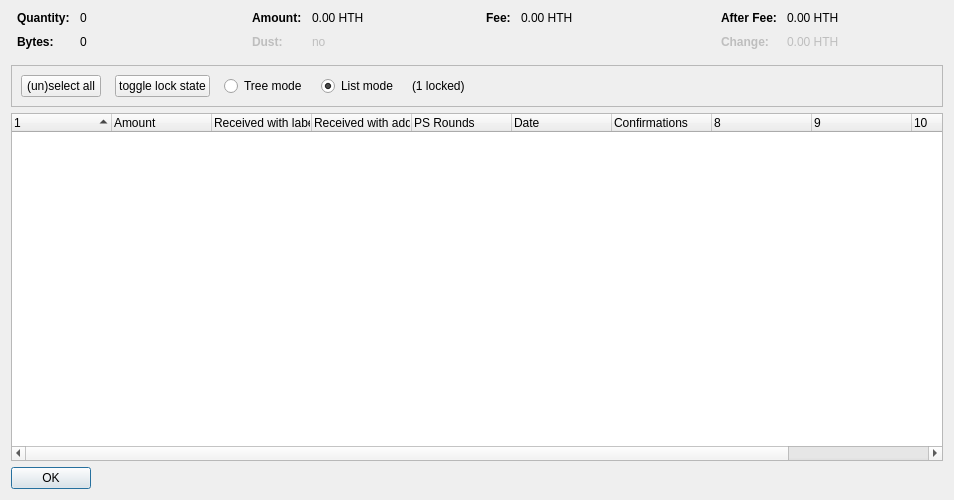
<?xml version="1.0" encoding="UTF-8"?>
<ui version="4.0">
 <class>CoinControlDialog</class>
 <widget class="QDialog" name="CoinControlDialog">
  <property name="geometry">
   <rect>
    <x>0</x>
    <y>0</y>
    <width>954</width>
    <height>500</height>
   </rect>
  </property>
  <property name="windowTitle">
   <string>Coin Selection</string>
  </property>
  <layout class="QVBoxLayout" name="verticalLayout">
   <item>
    <layout class="QHBoxLayout" name="horizontalLayoutTop" stretch="0,0,0,0">
     <property name="topMargin">
      <number>0</number>
     </property>
     <property name="bottomMargin">
      <number>10</number>
     </property>
     <item>
      <layout class="QFormLayout" name="formLayoutCoinControl1">
       <property name="horizontalSpacing">
        <number>10</number>
       </property>
       <property name="verticalSpacing">
        <number>10</number>
       </property>
       <property name="leftMargin">
        <number>6</number>
       </property>
       <property name="rightMargin">
        <number>6</number>
       </property>
       <item row="0" column="0">
        <widget class="QLabel" name="labelCoinControlQuantityText">
         <property name="font">
          <font>
           <weight>75</weight>
           <bold>true</bold>
          </font>
         </property>
         <property name="text">
          <string>Quantity:</string>
         </property>
        </widget>
       </item>
       <item row="0" column="1">
        <widget class="QLabel" name="labelCoinControlQuantity">
         <property name="cursor">
          <cursorShape>IBeamCursor</cursorShape>
         </property>
         <property name="contextMenuPolicy">
          <enum>Qt::ActionsContextMenu</enum>
         </property>
         <property name="text">
          <string notr="true">0</string>
         </property>
         <property name="textInteractionFlags">
          <set>Qt::LinksAccessibleByMouse|Qt::TextSelectableByKeyboard|Qt::TextSelectableByMouse</set>
         </property>
        </widget>
       </item>
       <item row="1" column="0">
        <widget class="QLabel" name="labelCoinControlBytesText">
         <property name="font">
          <font>
           <weight>75</weight>
           <bold>true</bold>
          </font>
         </property>
         <property name="text">
          <string>Bytes:</string>
         </property>
        </widget>
       </item>
       <item row="1" column="1">
        <widget class="QLabel" name="labelCoinControlBytes">
         <property name="cursor">
          <cursorShape>IBeamCursor</cursorShape>
         </property>
         <property name="contextMenuPolicy">
          <enum>Qt::ActionsContextMenu</enum>
         </property>
         <property name="text">
          <string notr="true">0</string>
         </property>
         <property name="textInteractionFlags">
          <set>Qt::LinksAccessibleByMouse|Qt::TextSelectableByKeyboard|Qt::TextSelectableByMouse</set>
         </property>
        </widget>
       </item>
      </layout>
     </item>
     <item>
      <layout class="QFormLayout" name="formLayoutCoinControl2">
       <property name="horizontalSpacing">
        <number>10</number>
       </property>
       <property name="verticalSpacing">
        <number>10</number>
       </property>
       <property name="leftMargin">
        <number>6</number>
       </property>
       <property name="rightMargin">
        <number>6</number>
       </property>
       <item row="0" column="0">
        <widget class="QLabel" name="labelCoinControlAmountText">
         <property name="font">
          <font>
           <weight>75</weight>
           <bold>true</bold>
          </font>
         </property>
         <property name="text">
          <string>Amount:</string>
         </property>
        </widget>
       </item>
       <item row="0" column="1">
        <widget class="QLabel" name="labelCoinControlAmount">
         <property name="cursor">
          <cursorShape>IBeamCursor</cursorShape>
         </property>
         <property name="contextMenuPolicy">
          <enum>Qt::ActionsContextMenu</enum>
         </property>
         <property name="text">
          <string notr="true">0.00 HTH</string>
         </property>
         <property name="textInteractionFlags">
          <set>Qt::LinksAccessibleByMouse|Qt::TextSelectableByKeyboard|Qt::TextSelectableByMouse</set>
         </property>
        </widget>
       </item>
       <item row="1" column="0">
        <widget class="QLabel" name="labelCoinControlLowOutputText">
         <property name="enabled">
          <bool>false</bool>
         </property>
         <property name="font">
          <font>
           <weight>75</weight>
           <bold>true</bold>
          </font>
         </property>
         <property name="text">
          <string>Dust:</string>
         </property>
        </widget>
       </item>
       <item row="1" column="1">
        <widget class="QLabel" name="labelCoinControlLowOutput">
         <property name="enabled">
          <bool>false</bool>
         </property>
         <property name="cursor">
          <cursorShape>IBeamCursor</cursorShape>
         </property>
         <property name="contextMenuPolicy">
          <enum>Qt::ActionsContextMenu</enum>
         </property>
         <property name="text">
          <string notr="true">no</string>
         </property>
         <property name="textInteractionFlags">
          <set>Qt::LinksAccessibleByMouse|Qt::TextSelectableByKeyboard|Qt::TextSelectableByMouse</set>
         </property>
        </widget>
       </item>
      </layout>
     </item>
     <item>
      <layout class="QFormLayout" name="formLayoutCoinControl3">
       <property name="horizontalSpacing">
        <number>10</number>
       </property>
       <property name="verticalSpacing">
        <number>10</number>
       </property>
       <property name="leftMargin">
        <number>6</number>
       </property>
       <property name="rightMargin">
        <number>6</number>
       </property>
       <item row="0" column="0">
        <widget class="QLabel" name="labelCoinControlFeeText">
         <property name="font">
          <font>
           <weight>75</weight>
           <bold>true</bold>
          </font>
         </property>
         <property name="text">
          <string>Fee:</string>
         </property>
        </widget>
       </item>
       <item row="0" column="1">
        <widget class="QLabel" name="labelCoinControlFee">
         <property name="cursor">
          <cursorShape>IBeamCursor</cursorShape>
         </property>
         <property name="contextMenuPolicy">
          <enum>Qt::ActionsContextMenu</enum>
         </property>
         <property name="text">
          <string notr="true">0.00 HTH</string>
         </property>
         <property name="textInteractionFlags">
          <set>Qt::LinksAccessibleByMouse|Qt::TextSelectableByKeyboard|Qt::TextSelectableByMouse</set>
         </property>
        </widget>
       </item>
      </layout>
     </item>
     <item>
      <layout class="QFormLayout" name="formLayoutCoinControl4">
       <property name="horizontalSpacing">
        <number>10</number>
       </property>
       <property name="verticalSpacing">
        <number>10</number>
       </property>
       <property name="leftMargin">
        <number>6</number>
       </property>
       <property name="rightMargin">
        <number>6</number>
       </property>
       <item row="0" column="0">
        <widget class="QLabel" name="labelCoinControlAfterFeeText">
         <property name="font">
          <font>
           <weight>75</weight>
           <bold>true</bold>
          </font>
         </property>
         <property name="text">
          <string>After Fee:</string>
         </property>
        </widget>
       </item>
       <item row="0" column="1">
        <widget class="QLabel" name="labelCoinControlAfterFee">
         <property name="cursor">
          <cursorShape>IBeamCursor</cursorShape>
         </property>
         <property name="contextMenuPolicy">
          <enum>Qt::ActionsContextMenu</enum>
         </property>
         <property name="text">
          <string notr="true">0.00 HTH</string>
         </property>
         <property name="textInteractionFlags">
          <set>Qt::LinksAccessibleByMouse|Qt::TextSelectableByKeyboard|Qt::TextSelectableByMouse</set>
         </property>
        </widget>
       </item>
       <item row="1" column="0">
        <widget class="QLabel" name="labelCoinControlChangeText">
         <property name="enabled">
          <bool>false</bool>
         </property>
         <property name="font">
          <font>
           <weight>75</weight>
           <bold>true</bold>
          </font>
         </property>
         <property name="text">
          <string>Change:</string>
         </property>
        </widget>
       </item>
       <item row="1" column="1">
        <widget class="QLabel" name="labelCoinControlChange">
         <property name="enabled">
          <bool>false</bool>
         </property>
         <property name="cursor">
          <cursorShape>IBeamCursor</cursorShape>
         </property>
         <property name="contextMenuPolicy">
          <enum>Qt::ActionsContextMenu</enum>
         </property>
         <property name="text">
          <string notr="true">0.00 HTH</string>
         </property>
         <property name="textInteractionFlags">
          <set>Qt::LinksAccessibleByMouse|Qt::TextSelectableByKeyboard|Qt::TextSelectableByMouse</set>
         </property>
        </widget>
       </item>
      </layout>
     </item>
    </layout>
   </item>
   <item>
    <widget class="QFrame" name="frame">
     <property name="minimumSize">
      <size>
       <width>0</width>
       <height>40</height>
      </size>
     </property>
     <property name="frameShape">
      <enum>QFrame::StyledPanel</enum>
     </property>
     <property name="frameShadow">
      <enum>QFrame::Sunken</enum>
     </property>
     <layout class="QHBoxLayout" name="horizontalLayout">
      <item>
       <layout class="QHBoxLayout" name="horizontalLayoutPanel" stretch="0,0,0,0,0,0">
        <property name="spacing">
         <number>14</number>
        </property>
        <item>
         <widget class="QPushButton" name="pushButtonSelectAll">
          <property name="sizePolicy">
           <sizepolicy hsizetype="Maximum" vsizetype="Fixed">
            <horstretch>0</horstretch>
            <verstretch>0</verstretch>
           </sizepolicy>
          </property>
          <property name="text">
           <string>(un)select all</string>
          </property>
          <property name="autoDefault">
           <bool>false</bool>
          </property>
         </widget>
        </item>
        <item>
         <widget class="QPushButton" name="pushButtonToggleLock">
          <property name="sizePolicy">
           <sizepolicy hsizetype="Maximum" vsizetype="Fixed">
            <horstretch>0</horstretch>
            <verstretch>0</verstretch>
           </sizepolicy>
          </property>
          <property name="text">
           <string>toggle lock state</string>
          </property>
          <property name="autoDefault">
           <bool>false</bool>
          </property>
         </widget>
        </item>
        <item>
         <widget class="QRadioButton" name="radioTreeMode">
          <property name="sizePolicy">
           <sizepolicy hsizetype="Maximum" vsizetype="Fixed">
            <horstretch>0</horstretch>
            <verstretch>0</verstretch>
           </sizepolicy>
          </property>
          <property name="text">
           <string>Tree mode</string>
          </property>
         </widget>
        </item>
        <item>
         <widget class="QRadioButton" name="radioListMode">
          <property name="sizePolicy">
           <sizepolicy hsizetype="Maximum" vsizetype="Fixed">
            <horstretch>0</horstretch>
            <verstretch>0</verstretch>
           </sizepolicy>
          </property>
          <property name="text">
           <string>List mode</string>
          </property>
          <property name="checked">
           <bool>true</bool>
          </property>
         </widget>
        </item>
        <item>
         <widget class="QLabel" name="labelLocked">
          <property name="text">
           <string>(1 locked)</string>
          </property>
         </widget>
        </item>
        <item>
         <spacer name="horizontalSpacer">
          <property name="orientation">
           <enum>Qt::Horizontal</enum>
          </property>
          <property name="sizeHint" stdset="0">
           <size>
            <width>40</width>
            <height>20</height>
           </size>
          </property>
         </spacer>
        </item>
       </layout>
      </item>
     </layout>
    </widget>
   </item>
   <item>
    <widget class="CoinControlTreeWidget" name="treeWidget">
     <property name="contextMenuPolicy">
      <enum>Qt::CustomContextMenu</enum>
     </property>
     <property name="sortingEnabled">
      <bool>false</bool>
     </property>
     <property name="columnCount">
      <number>11</number>
     </property>
     <attribute name="headerShowSortIndicator" stdset="0">
      <bool>true</bool>
     </attribute>
     <attribute name="headerStretchLastSection">
      <bool>false</bool>
     </attribute>
     <column>
      <property name="text">
       <string/>
      </property>
     </column>
     <column>
      <property name="text">
       <string>Amount</string>
      </property>
     </column>
     <column>
      <property name="text">
       <string>Received with label</string>
      </property>
     </column>
     <column>
      <property name="text">
       <string>Received with address</string>
      </property>
     </column>
     <column>
      <property name="text">
       <string>PS Rounds</string>
      </property>
     </column>
     <column>
      <property name="text">
       <string>Date</string>
      </property>
     </column>
     <column>
      <property name="text">
       <string>Confirmations</string>
      </property>
      <property name="toolTip">
       <string>Confirmed</string>
      </property>
     </column>
     <column>
      <property name="text">
       <string/>
      </property>
     </column>
     <column>
      <property name="text">
       <string/>
      </property>
     </column>
     <column>
      <property name="text">
       <string/>
      </property>
     </column>
     <column>
      <property name="text">
       <string/>
      </property>
     </column>
    </widget>
   </item>
   <item>
    <widget class="QDialogButtonBox" name="buttonBox">
     <property name="sizePolicy">
      <sizepolicy hsizetype="Maximum" vsizetype="Fixed">
       <horstretch>0</horstretch>
       <verstretch>0</verstretch>
      </sizepolicy>
     </property>
     <property name="orientation">
      <enum>Qt::Horizontal</enum>
     </property>
     <property name="standardButtons">
      <set>QDialogButtonBox::Ok</set>
     </property>
    </widget>
   </item>
  </layout>
 </widget>
 <customwidgets>
  <customwidget>
   <class>CoinControlTreeWidget</class>
   <extends>QTreeWidget</extends>
   <header>coincontroltreewidget.h</header>
  </customwidget>
 </customwidgets>
 <resources/>
 <connections/>
</ui>
